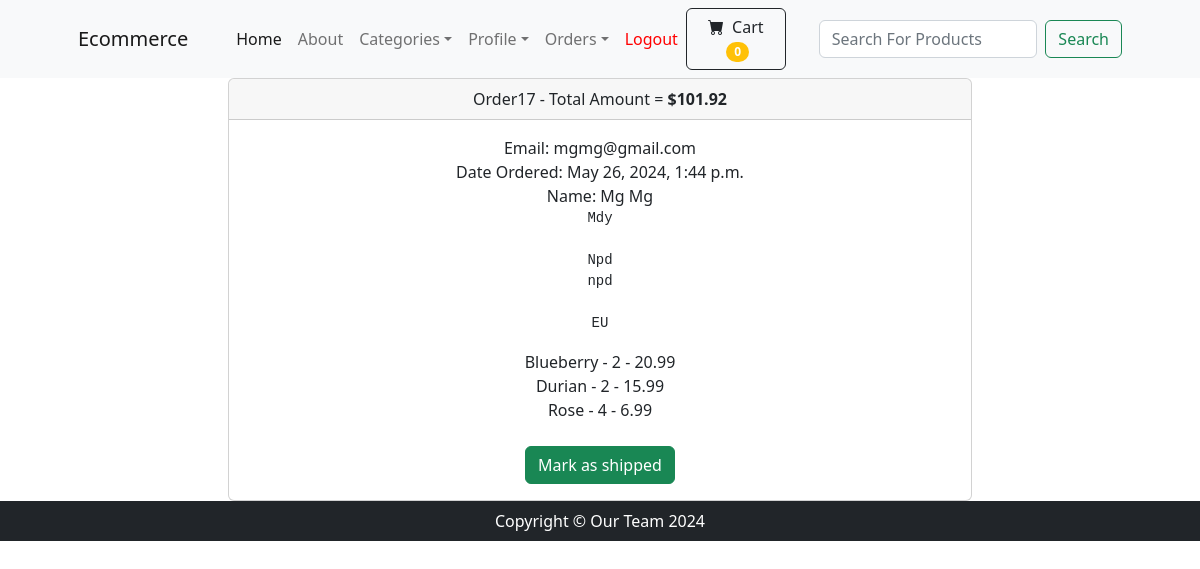
The page /payment/orders/17 (signed in) on the database its author committed.
### payment/models.py (models this page shows, shortened)
class Order(models.Model):
    user = models.ForeignKey(User, on_delete=models.CASCADE, null=True, blank=True)
    full_name = models.CharField(max_length=250)
    email = models.EmailField(max_length=250)
    shipping_address = models.TextField(max_length=15000)
    amount_paid = models.DecimalField(max_digits=7, decimal_places=2)
    date_ordered = models.DateTimeField(auto_now_add=True)
    shipped = models.BooleanField(default=False)
    date_shipped = models.DateTimeField(blank=True, null=True)

class OrderItem(models.Model):
    order = models.ForeignKey(Order, on_delete=models.CASCADE, null=True)
    product = models.ForeignKey(Product, on_delete=models.CASCADE, null=True)
    user = models.ForeignKey(User, on_delete=models.CASCADE, null=True, blank=True)
    quantity = models.PositiveBigIntegerField(default=1)
    price = models.DecimalField(max_digits=7, decimal_places=2)

### store/models.py (models this page shows)
class Product(models.Model):
    name = models.CharField(max_length=100)
    price = models.DecimalField(default=0, decimal_places=2, max_digits=6) #max_digits=6 -> 1234.56
    category = models.ForeignKey(Category, on_delete=models.CASCADE, default=1)
    description = models.CharField(max_length=250, default='', blank=True, null=True)
    image = models.ImageField(upload_to='uploads/product/')
    is_sale = models.BooleanField(default=False)
    sale_price = models.DecimalField(default=0, decimal_places=2, max_digits=6)
    def __str__(self):
        return self.name

### payment/views.py (the view, shortened to what this page needs)
# urls.py: path('orders/<int:pk>', views.orders, name='orders'),
def orders(request, pk):
    if request.user.is_authenticated and request.user.is_superuser:
        order = Order.objects.get(id=pk)
        items = OrderItem.objects.filter(order=pk)
        return render(request, 'payment/orders.html', {'order':order, 'items':items})
    else:
        messages.success(request, "Access Denied")
        return redirect('home')

### cart/cart.py (called while the page is built)
    def __len__(self):
        return len(self.cart)

### cart/context_processors.py (called while the page is built)
def cart(request):
    return{'cart': Cart(request)}    # Return the default data from our Cart

### payment/templates/payment/orders.html (shortened to what this page needs)
{% extends "base.html" %}
{% block content %}
    <div class="container">
        <div class="row">
            <center>
                <div class="col-8">
                    <div class="card">
                        <div class="card-header">
                          Order{{order.id}} - Total Amount = <b>${{order.amount_paid}}</b>
                        </div>
                        <div class="card-body">
                            Email: {{ order.email }}<br>
                            {% if order.date_shipped %}
                                Date Shipped: {{ order.date_shipped }}
                            {% else %}
                                Date Ordered: {{ order.date_ordered}}
                            {% endif %}
                            <br>
                            Name: {{ order.full_name }}<br>
                            <pre>{{ order.shipping_address }}</pre>
                            {% for item in items %}
                                {{ item.product }} - {{ item.quantity }} - {{ item.price }}<br>
                            {% endfor %}
                            <br>
                            {% if not order.shipped %}
                            <form method="POST">
                                <button type="submit" class="btn btn-success">Mark as shipped</button>
                            </form>
                            {% else %}
                            <form method="POST">
                                {% csrf_token %}
                                <input type="hidden" name="shipping_status" value="false">
                                <button type="submit" class="btn btn-danger">Mark as not shipped</button>
                            </form>
                            {% endif %}
                        </div>
                    </div>
                </div>
            </center>
        </div>
    </div>
{% endblock content %}

### rows shown on the page
Order: id "17", amount_paid "101.92", email "mgmg@gmail.com", date_ordered "May 26, 2024, 1:44 p.m.", full_name "Mg Mg", shipping_address "Mdy Npd npd EU"
OrderItem: product "Blueberry", quantity "2", price "20.99"
OrderItem: product "Durian", quantity "2", price "15.99"
OrderItem: product "Rose", quantity "4", price "6.99"

### other values the page prints
{{ cart|length }} "0"
